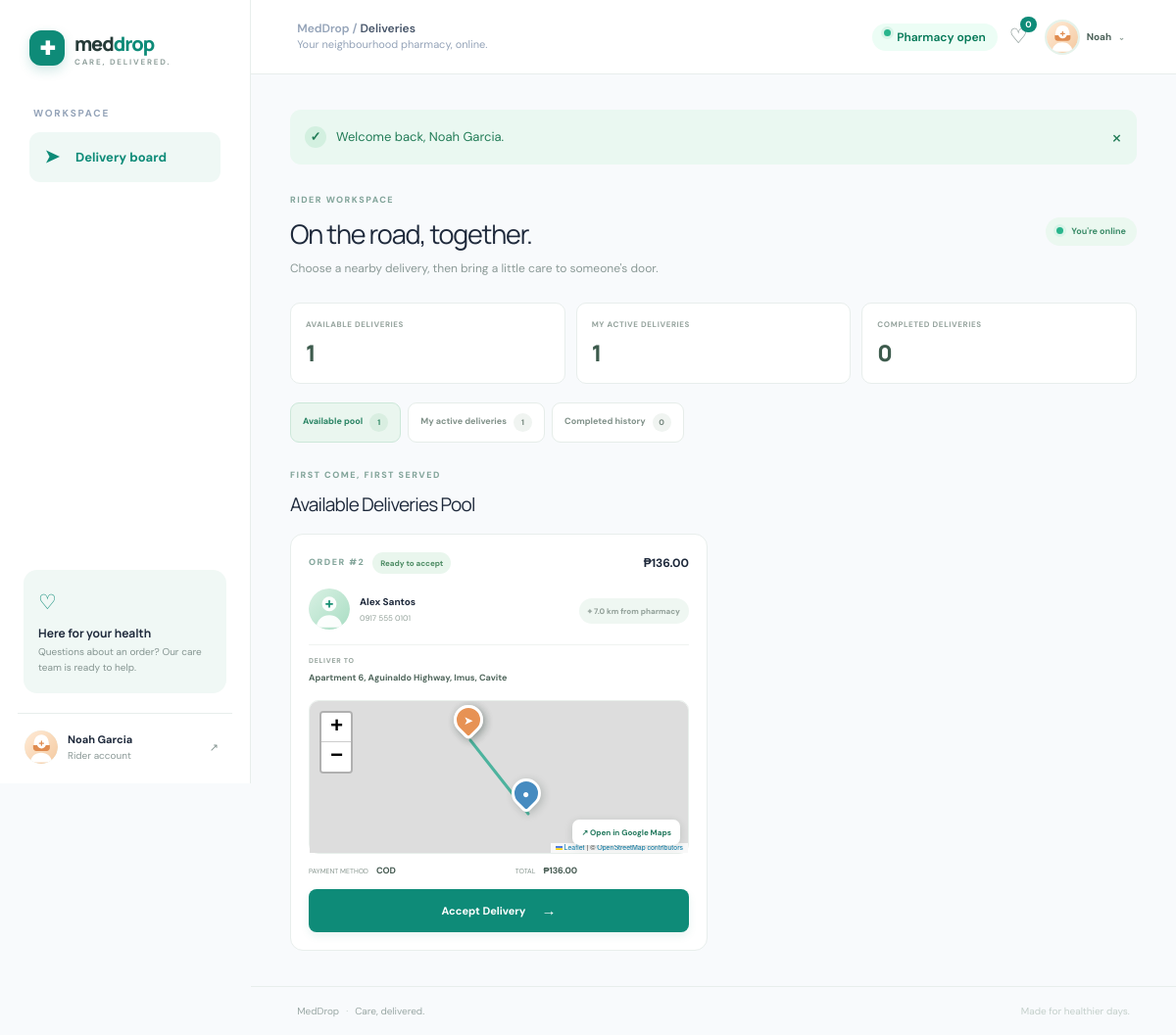
The page /?page=dashboard (signed in) on the database its author committed.
### tables this page shows
CREATE TABLE IF NOT EXISTS orders (
  id BIGINT UNSIGNED AUTO_INCREMENT PRIMARY KEY,
  user_id BIGINT UNSIGNED NOT NULL,
  rider_id BIGINT UNSIGNED NULL,
  status ENUM('pending_review','approved','out_for_delivery','delivered','rejected') NOT NULL DEFAULT 'pending_review',
  subtotal DECIMAL(10,2) NOT NULL,
  discount_amount DECIMAL(10,2) NOT NULL DEFAULT 0,
  total_amount DECIMAL(10,2) NOT NULL,
  prescription_file VARCHAR(255) NULL,
  senior_id_file VARCHAR(255) NULL,
  discount_requested TINYINT(1) NOT NULL DEFAULT 0,
  discount_verified TINYINT(1) NOT NULL DEFAULT 0,
  delivery_address TEXT NOT NULL,
  payment_method ENUM('COD','GCash') NOT NULL DEFAULT 'COD',
  payment_reference VARCHAR(100) NULL,
  rejection_note VARCHAR(500) NULL,
  reviewed_by BIGINT UNSIGNED NULL,
  reviewed_at DATETIME NULL,
  delivered_at DATETIME NULL,
  delivery_lat DECIMAL(10,7) NULL,
  delivery_lng DECIMAL(10,7) NULL,
  rider_lat DECIMAL(10,7) NULL,
  rider_lng DECIMAL(10,7) NULL,
  created_at TIMESTAMP NOT NULL DEFAULT CURRENT_TIMESTAMP,
  updated_at TIMESTAMP NOT NULL DEFAULT CURRENT_TIMESTAMP ON UPDATE CURRENT_TIMESTAMP,
  CONSTRAINT fk_order_customer FOREIGN KEY(user_id) REFERENCES users(id),
  CONSTRAINT fk_order_rider FOREIGN KEY(rider_id) REFERENCES users(id) ON DELETE SET NULL,
  CONSTRAINT fk_order_reviewer FOREIGN KEY(reviewed_by) REFERENCES users(id) ON DELETE SET NULL,
  INDEX idx_order_queue(status,created_at)
);

CREATE TABLE IF NOT EXISTS users (
  id BIGINT UNSIGNED AUTO_INCREMENT PRIMARY KEY,
  name VARCHAR(120) NOT NULL,
  email VARCHAR(190) NOT NULL UNIQUE,
  password_hash VARCHAR(255) NOT NULL,
  role ENUM('customer','pharmacist','rider') NOT NULL DEFAULT 'customer',
  phone VARCHAR(32) NULL,
  profile_photo VARCHAR(255) NULL,
  is_active TINYINT(1) NOT NULL DEFAULT 1,
  created_at TIMESTAMP NOT NULL DEFAULT CURRENT_TIMESTAMP
);

### index.php (called while the page is built, shortened)
<?php
require_once __DIR__ . '/app/bootstrap.php';
$page = (string)($_GET['page'] ?? (current_user() ? 'dashboard' : 'login'));
$user = current_user();
$data=[];
if (in_array($page,['dashboard','shop','cart','orders','order','verification','inventory','deliveries'],true)) {
    if ($page==='shop') {
        $category=(string)($_GET['category']??'All'); $type=(string)($_GET['type']??'All'); $search=trim((string)($_GET['q']??''));
        $sql='SELECT m.*, (SELECT b.expiry_date FROM medicine_batches b WHERE b.medicine_id=m.id AND b.stock_quantity>0 ORDER BY b.expiry_date LIMIT 1) next_expiry FROM medicines m WHERE m.is_active=1'; $args=[];
        if(in_array($category,['OTC','RX'],true)){$sql.=' AND m.category=?';$args[]=$category;}
        if(in_array($type,['Pain relief','Allergy','Antibiotic','Cardiovascular','Diabetes','Vitamins','Digestive','First aid'],true)){$sql.=' AND m.type=?';$args[]=$type;}
        if($search!==''){$sql.=' AND (m.name LIKE ? OR m.description LIKE ?)';$args[]='%'.$search.'%';$args[]='%'.$search.'%';}
        $sql.=' ORDER BY m.name'; $q=db()->prepare($sql);$q->execute($args);$data['medicines']=$q->fetchAll();
    } elseif($page==='orders') {
        $q=db()->prepare('SELECT * FROM orders WHERE user_id=? ORDER BY created_at DESC');$q->execute([$user['id']]);$data['orders']=$q->fetchAll();
    } elseif($page==='dashboard') {
        if($user['role']==='customer'){$page='shop';$sql='SELECT * FROM medicines WHERE is_active=1 ORDER BY created_at DESC LIMIT 8';$data['medicines']=db()->query($sql)->fetchAll();}
        else {$page='deliveries';$data['pool']=db()->query("SELECT o.*,u.name customer_name,u.phone,u.profile_photo customer_profile_photo FROM orders o JOIN users u ON u.id=o.user_id WHERE o.status='approved' AND o.rider_id IS NULL ORDER BY o.created_at")->fetchAll();$q=db()->prepare("SELECT o.*,u.name customer_name,u.phone,u.profile_photo customer_profile_photo FROM orders o JOIN users u ON u.id=o.user_id WHERE o.status='out_for_delivery' AND o.rider_id=? ORDER BY o.created_at");$q->execute([$user['id']]);$data['active']=$q->fetchAll();$q=db()->prepare("SELECT o.*,u.name customer_name,u.profile_photo customer_profile_photo FROM orders o JOIN users u ON u.id=o.user_id WHERE o.status='delivered' AND o.rider_id=? ORDER BY o.delivered_at DESC");$q->execute([$user['id']]);$data['history']=$q->fetchAll();foreach(['pool','active','history'] as $key){foreach($data[$key] as &$o){$q=db()->prepare('SELECT * FROM order_items WHERE order_id=?');$q->execute([$o['id']]);$o['items']=$q->fetchAll();}unset($o);}}
    }
}
require __DIR__ . '/views/layout.php';

### views/deliveries.php (the view, shortened to what this page needs)
<?php $tab=(string)($_GET['tab']??'pool');if(!in_array($tab,['pool','active','history'],true))$tab='pool'; ?>
<div class="page-heading"><div><span class="eyebrow">RIDER WORKSPACE</span><h1>On the road, together.</h1><p>Choose a nearby delivery, then bring a little care to someone's door.</p></div><span class="rider-online"><i></i> You're online</span></div>
<div class="delivery-stats"><div><span>AVAILABLE DELIVERIES</span><b><?= count($data['pool']??[]) ?></b></div><div><span>MY ACTIVE DELIVERIES</span><b><?= count($data['active']??[]) ?></b></div><div><span>COMPLETED DELIVERIES</span><b><?= count($data['history']??[]) ?></b></div></div>
<nav class="rider-tabs"><a class="<?= $tab==='pool'?'selected':'' ?>" href="?page=deliveries&tab=pool">Available pool <span><?= count($data['pool']??[]) ?></span></a><a class="<?= $tab==='active'?'selected':'' ?>" href="?page=deliveries&tab=active">My active deliveries <span><?= count($data['active']??[]) ?></span></a><a class="<?= $tab==='history'?'selected':'' ?>" href="?page=deliveries&tab=history">Completed history <span><?= count($data['history']??[]) ?></span></a></nav>
<?php if($tab==='pool'): ?><section class="delivery-section"><div class="section-title"><div><span class="eyebrow">FIRST COME, FIRST SERVED</span><h2>Available Deliveries Pool</h2></div></div><?php if(empty($data['pool'])): ?><div class="empty-state"><span>➤</span><h3>No unclaimed deliveries just yet</h3><p>Approved orders appear here until a rider accepts them.</p></div><?php else: ?><div class="delivery-list"><?php foreach($data['pool'] as $o): $distance=$o['delivery_lat']!==null&&$o['delivery_lng']!==null?distance_km(PHARMACY_LAT,PHARMACY_LNG,(float)$o['delivery_lat'],(float)$o['delivery_lng']):null; $mapsUrl=$o['delivery_lat']!==null&&$o['delivery_lng']!==null?'https://www.google.com/maps/search/?api=1&query='.urlencode($o['delivery_lat'].','.$o['delivery_lng']):'https://www.google.com/maps/search/?api=1&query='.urlencode($o['delivery_address']); ?>
<article class="delivery-card pool-card"><div class="delivery-card-top"><div><span class="eyebrow">ORDER #<?= (int)$o['id'] ?></span><span class="status-pill status-approved">Ready to accept</span></div><b><?= money($o['total_amount']) ?></b></div><div class="delivery-customer"><?= avatar_html($o['customer_name'],$o['customer_profile_photo']??null,'customer-avatar') ?><div><b><?= e($o['customer_name']) ?></b><span><?= e($o['phone']?:'No contact number') ?></span></div><span class="pool-distance">⌖ <?= $distance!==null?number_format($distance,1).' km from pharmacy':'Distance unavailable' ?></span></div><div class="pool-address"><small>DELIVER TO</small><b><?= nl2br(e($o['delivery_address'])) ?></b></div><div class="rider-map-wrap"><div id="rider-map-<?= (int)$o['id'] ?>" class="leaflet-map rider-map pool-map" data-order-id="<?= (int)$o['id'] ?>" data-status="approved" data-delivery-lat="<?= e((string)$o['delivery_lat']) ?>" data-delivery-lng="<?= e((string)$o['delivery_lng']) ?>" data-rider-lat="" data-rider-lng="" data-pharmacy-lat="<?= PHARMACY_LAT ?>" data-pharmacy-lng="<?= PHARMACY_LNG ?>"></div><a class="maps-link" target="_blank" rel="noopener noreferrer" href="<?= e($mapsUrl) ?>">↗ Open in Google Maps</a></div><div class="pool-meta"><span>PAYMENT METHOD</span><b><?= e($o['payment_method']) ?></b><span>TOTAL</span><b><?= money($o['total_amount']) ?></b></div><form method="post"><input type="hidden" name="_csrf" value="<?= e(csrf_token()) ?>"><input type="hidden" name="action" value="accept_delivery"><input type="hidden" name="order_id" value="<?= (int)$o['id'] ?>"><button class="primary-button w-full">Accept Delivery <span>→</span></button></form></article><?php endforeach; ?></div><?php endif; ?></section>
<?php endif; ?>

### app/bootstrap.php (shortened to what this page needs)
<?php
function db(): PDO
{
    static $pdo = null;
    if ($pdo instanceof PDO) return $pdo;
    $pdo = new PDO('mysql:host=' . DB_HOST . ';dbname=' . DB_NAME . ';charset=utf8mb4', DB_USER, DB_PASS, [
        PDO::ATTR_ERRMODE => PDO::ERRMODE_EXCEPTION,
        PDO::ATTR_DEFAULT_FETCH_MODE => PDO::FETCH_ASSOC,
        PDO::ATTR_EMULATE_PREPARES => false,
    ]);
    return $pdo;
}
function e(mixed $value): string { return htmlspecialchars((string)$value, ENT_QUOTES | ENT_SUBSTITUTE, 'UTF-8'); }
function money(float|string $amount): string { return '₱' . number_format((float)$amount, 2); }
function distance_km(float $lat1,float $lng1,float $lat2,float $lng2): float
{
    $radians=static fn(float $degrees): float=>$degrees*M_PI/180;
    $dLat=$radians($lat2-$lat1);$dLng=$radians($lng2-$lng1);
    $a=sin($dLat/2)**2+cos($radians($lat1))*cos($radians($lat2))*sin($dLng/2)**2;
    return 6371*2*atan2(sqrt($a),sqrt(1-$a));
}
function avatar_url(?string $photo): string
{
    return 'uploads/avatars/'.rawurlencode($photo);
}
function avatar_html(string $name,?string $photo,string $class='avatar'): string
{
    $src=avatar_url($photo);
    if($src!=='') return '<img class="'.e($class).' avatar-photo" src="'.e($src).'" alt="'.e($name).' profile photo">';
    $parts=preg_split('/\s+/u',trim($name),-1,PREG_SPLIT_NO_EMPTY) ?: [];
    $initials=strtoupper(mb_substr($parts[0]??'?',0,1).(count($parts)>1?mb_substr(end($parts),0,1):''));
    return '<span class="'.e($class).' avatar-fallback" role="img" aria-label="'.e($name).' avatar"><svg viewBox="0 0 40 40" aria-hidden="true"><circle cx="20" cy="20" r="20"/><text x="20" y="21">'.e($initials).'</text></svg></span>';
}

### rows shown on the page
orders: id "2", total_amount "₱136.00", user.profile_photo (picture), user.name "Alex Santos", user.phone "0917 555 0101", distance "7.0", delivery_address "Apartment 6, Aguinaldo Highway, Imus, Cavite", payment_method "COD"

### other values the page prints
$icon "➤"
$label "Delivery board"
$user['name'] "Noah Garcia"
$user['role'] "Rider"
str_replace('_',' ',$page) "Deliveries"
count($_SESSION['cart']??[]) "0"
explode(' ',$user['name'])[0] "Noah"
$flash['message'] "Welcome back, Noah Garcia."
count($data['pool']??[]) "1"
count($data['active']??[]) "1"
count($data['history']??[]) "0"
